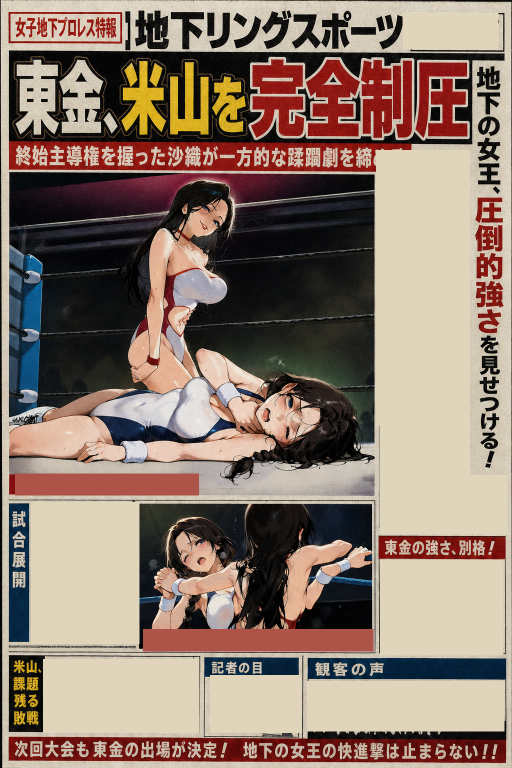
#> input picture output/newspaper/米山VS東金_見出し以外文字消し.png, 1024 x 1536 px, given in place of 米山VS東金 生成画像1.png, which was not available (shown at 1/2 size)
$ python erase_non_headline_text.py
#> lines starting #> are read from the running program, lines starting #| are printed output that depends on the picture; pictures that were not available may be replaced by others from this repository, and a replacement may not be noted
from pathlib import Path
import random

import numpy as np
from PIL import Image, ImageDraw, ImageFilter


SRC = Path(r"D:\comfyUI\ComfyUI_windows_portable\ComfyUI\output\アンケート企画済\米山VS東金 生成画像1.png")
OUT = Path(__file__).resolve().parents[1] / "output" / "newspaper" / "米山VS東金_見出し以外文字消し_v2.png"


def paper_patch(size, base=(225, 214, 187), seed=0):
    rng = random.Random(seed)
    w, h = size
    arr = np.zeros((h, w, 3), dtype=np.uint8)
    arr[:, :] = base
    noise = np.random.default_rng(seed).normal(0, 8, (h, w, 1))
    arr = np.clip(arr.astype(np.int16) + noise, 0, 255).astype(np.uint8)
    img = Image.fromarray(arr, "RGB").filter(ImageFilter.GaussianBlur(0.45))
    draw = ImageDraw.Draw(img, "RGBA")
    for _ in range(max(20, w * h // 4200)):
        x = rng.randrange(max(1, w))
        y = rng.randrange(max(1, h))
        r = rng.choice([1, 1, 2])
        tone = rng.choice([(75, 60, 45, 25), (255, 248, 220, 28), (130, 105, 75, 18)])
        draw.ellipse((x - r, y - r, x + r, y + r), fill=tone)
    return img


def blank_panel(img, box, *, border=True, base=(225, 214, 187), seed=0):
    x1, y1, x2, y2 = box
    patch = paper_patch((x2 - x1, y2 - y1), base, seed)
    img.paste(patch, (x1, y1))
    if border:
        d = ImageDraw.Draw(img)
        d.rectangle((x1, y1, x2 - 1, y2 - 1), outline=(30, 28, 22), width=2)


def solid_strip(img, box, color, border=False):
    d = ImageDraw.Draw(img)
    d.rectangle(box, fill=color)
    if border:
        d.rectangle(box, outline=(30, 28, 22), width=2)


def restore(src, dst, box):
    dst.paste(src.crop(box), box[:2])


def main():
    OUT.parent.mkdir(parents=True, exist_ok=True)
    src = Image.open(SRC).convert("RGB")
#> src is the input picture: PIL image 1024x1536 RGB; mean R, G, B 140.9, 121.8, 109
    img = src.copy()

    red = (177, 77, 66)
    blue = (18, 69, 94)
    paper = (224, 214, 188)

    # Non-headline date/issue block.
    blank_panel(img, (814, 27, 995, 97), border=False, base=paper, seed=1)

    # Main photo caption: preserve strip shape, remove caption text cleanly.
    solid_strip(img, (21, 947, 398, 990), red)

    # Right article column: blank body but restore the vertical headline on the far right.
    blank_panel(img, (750, 300, 944, 850), border=False, base=paper, seed=2)
    restore(src, img, (940, 104, 1015, 952))

    # Match result module: keep only its header.
    blank_panel(img, (760, 815, 962, 1064), border=True, base=paper, seed=3)
    restore(src, img, (760, 815, 950, 860))

    # Tiny vertical notes around the result module.
    blank_panel(img, (958, 952, 1013, 1065), border=False, base=paper, seed=4)

    # Trial-flow module: keep vertical heading, remove list body.
    blank_panel(img, (62, 1004, 278, 1287), border=True, base=paper, seed=5)
#> in paper_patch (call 5), `img = Image.fromarray(arr, "RGB").filter(ImageFilter.GaussianBlur(0.45))`:
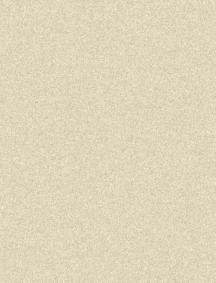
#> img: PIL image 216x283 RGB; mean R, G, B 223.5, 213.5, 187.5
    restore(src, img, (20, 1007, 64, 1285))

    # Lower action photo caption strip.
    solid_strip(img, (286, 1258, 746, 1302), red)

    # Right-lower article: keep red headline, blank article body.
    blank_panel(img, (760, 1070, 1009, 1310), border=True, base=paper, seed=6)
#> in paper_patch (call 6), `img = Image.fromarray(arr, "RGB").filter(ImageFilter.GaussianBlur(0.45))`:
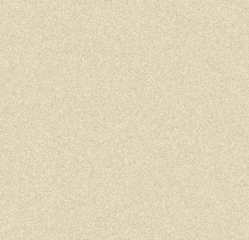
#> img: PIL image 249x240 RGB; mean R, G, B 223.5, 213.5, 187.5
    restore(src, img, (760, 1070, 1008, 1124))

    # Bottom row modules: keep section headings, remove all body text.
    blank_panel(img, (84, 1314, 402, 1467), border=True, base=paper, seed=7)
#> in paper_patch (call 7), `img = Image.fromarray(arr, "RGB").filter(ImageFilter.GaussianBlur(0.45))`:
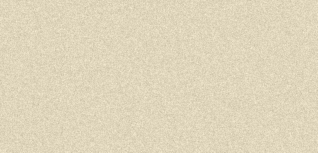
#> img: PIL image 318x153 RGB; mean R, G, B 223.5, 213.5, 187.5
    restore(src, img, (20, 1314, 86, 1468))

    blank_panel(img, (418, 1314, 602, 1468), border=True, base=paper, seed=8)
#> in paper_patch (call 8), `img = Image.fromarray(arr, "RGB").filter(ImageFilter.GaussianBlur(0.45))`:
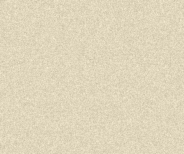
#> img: PIL image 184x154 RGB; mean R, G, B 223.5, 213.5, 187.5
    restore(src, img, (418, 1314, 598, 1364))

    blank_panel(img, (611, 1316, 1010, 1468), border=True, base=paper, seed=9)
#> in blank_panel (call 9), `img.paste(patch, (x1, y1))`:
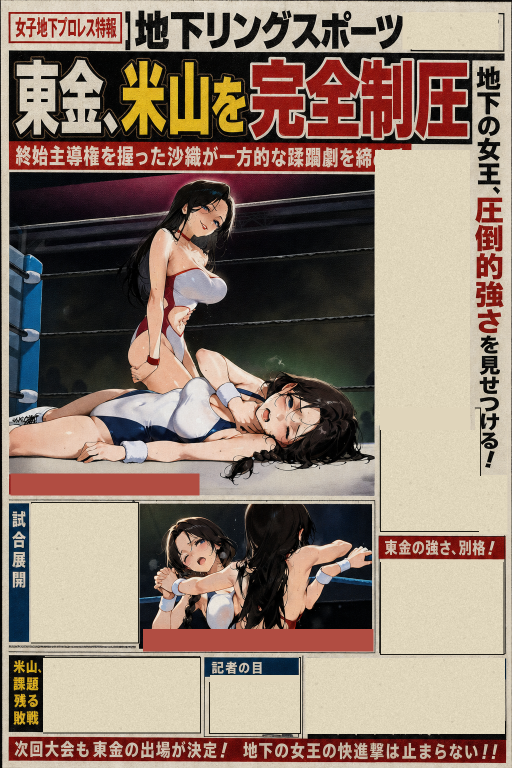
#> img: PIL image 1024x1536 RGB (shown at 1/2 size); mean R, G, B 142.6, 123.1, 109.8
    restore(src, img, (611, 1316, 1010, 1365))
    # Keep the crowd silhouette at the bottom of this module; it is graphic, not text.
    restore(src, img, (612, 1458, 1010, 1468))

    # Remove any text fragments that peeked just below/above restored headings.
    blank_panel(img, (90, 1360, 398, 1464), border=False, base=paper, seed=10)
#> in paper_patch (call 10), `img = Image.fromarray(arr, "RGB").filter(ImageFilter.GaussianBlur(0.45))`:
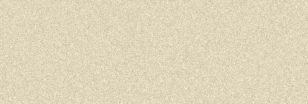
#> img: PIL image 308x104 RGB; mean R, G, B 223.5, 213.5, 187.5
    blank_panel(img, (424, 1364, 596, 1464), border=False, base=paper, seed=11)
#> in paper_patch (call 11), `img = Image.fromarray(arr, "RGB").filter(ImageFilter.GaussianBlur(0.45))`:
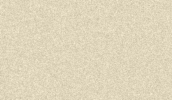
#> img: PIL image 172x100 RGB; mean R, G, B 223.5, 213.5, 187.5
    blank_panel(img, (616, 1366, 1006, 1458), border=False, base=paper, seed=12)

    # Re-restore heading strips after cleanup.
    restore(src, img, (20, 1314, 86, 1468))
    restore(src, img, (418, 1314, 598, 1364))
    restore(src, img, (611, 1316, 1010, 1365))
    restore(src, img, (612, 1458, 1010, 1468))

    # Preserve top headline area and image areas exactly in case any mask touched them.
    restore(src, img, (0, 0, 1024, 345))
    restore(src, img, (20, 345, 750, 947))
    restore(src, img, (279, 1004, 750, 1258))

    # Final cleanup after restoring headline/photo regions.
    ImageDraw.Draw(img).rectangle((818, 29, 1000, 97), fill=paper)
    blank_panel(img, (826, 300, 940, 345), border=False, base=paper, seed=22)

    img.save(OUT)
    print(OUT)


if __name__ == "__main__":
    main()
